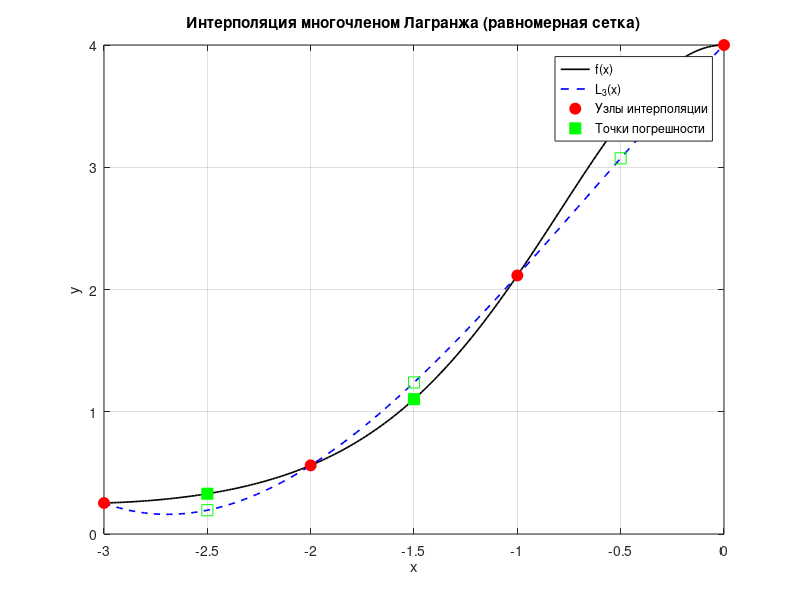

Write MATLAB code to recreate this figure.
% Лабораторная работа №4, вариант 5
% f(x) = 4^(cos(x)), [a,b] = [-3, 0]
clear; clc; close all;

a = -3;
b = 0;

%узлы равномерной сетки
x_nodes = [-3, -2, -1, 0];

% Функция f(x) = 4^(cos(x))
f = @(x) 4 .^ (cos(x));

y_nodes = f(x_nodes);


fprintf("Узлы и значения функции f(x) = 4^(cos(x)):\n");
for i = 1:length(x_nodes)
    printf("x_%d = %2d, f(x_%d) = %.6f\n", i-1, x_nodes(i), i-1, y_nodes(i));
end

% Точки погрешности
x_j = [(5*a + b)/6, (a + b)/2, (a + 5*b)/6];
fprintf("\nx_j:");
disp(x_j);
y_j = f(x_j);
fprintf("y_j:");
disp(y_j);

% Базисные полиномы как функции (вручную считал)
l0 = @(x) ((x + 2) .* (x + 1) .* x) / (-6);
l1 = @(x) ((x + 3) .* (x + 1) .* x) / (2);
l2 = @(x) ((x + 3) .* (x + 2) .* x) / (-2);
l3 = @(x) ((x + 3) .* (x + 2) .* (x + 1)) / (6);

% Интерполяционный многочлен Лагранжа
L = @(x) y_nodes(1)*l0(x) + y_nodes(2)*l1(x) + y_nodes(3)*l2(x) + y_nodes(4)*l3(x);

L_xnodes = L(x_nodes);
fprintf("Значения полинома Лагранжа в узлах:" );
disp(L_xnodes);

L_xj = L(x_j);
fprintf("Значения полинома Лагранжа в точках x_j:" );
disp(L_xj);

errors_L = abs(y_j - L_xj);
% Вывод таблицы
fprintf('\nТаблица результатов (равномерная сетка):\n');
fprintf('-------------------------------------------------------------\n');
fprintf('j   x_j        f(x_j)      L3(x_j)      |f(x_j) - L3(x_j)|\n');
fprintf('-------------------------------------------------------------\n');
for j = 1:length(x_j)
    fprintf('%d   %6.3f   %10.6f   %10.6f   %10.6e\n', ...
            j-1, x_j(j), y_j(j), L_xj(j), errors_L(j));
end
fprintf('-------------------------------------------------------------\n');





##xx = linspace(a, b, 200);
##figure;
##plot(xx, f(xx), 'k-', xx, L(xx), 'b--', 'LineWidth', 1);
##hold on;
##plot(x_nodes, y_nodes, 'ro', 'MarkerSize', 5, 'LineWidth', 1);
##hold off;
##grid on;
##legend('f(x)', 'L_3(x)', 'Узлы', 'Location', 'best');
##xlabel('x'); ylabel('y');


xx = linspace(a, b, 200);
figure;
plot(xx, f(xx), 'k-', 'LineWidth', 1.2); hold on;
plot(xx, L(xx), 'b--', 'LineWidth', 1.2);
plot(x_nodes, y_nodes, 'ro', 'MarkerSize', 8, 'MarkerFaceColor', 'r');      % узлы
plot(x_j, f(x_j), 'gs', 'MarkerSize', 8, 'MarkerFaceColor', 'g');           % точки погрешности на f(x)
plot(x_j, L(x_j), 'gs', 'MarkerSize', 8);                                   % (опционально: на L(x) тоже)
grid on;
xlabel('x'); ylabel('y');
legend('f(x)', 'L_3(x)', 'Узлы интерполяции', 'Точки погрешности', 'Location', 'best');
title('Интерполяция многочленом Лагранжа (равномерная сетка)');
hold off;
